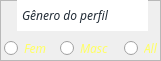
      <widget class="QFrame" name="frame_7">
       <property name="geometry">
        <rect>
         <x>240</x>
         <y>170</y>
         <width>161</width>
         <height>61</height>
        </rect>
       </property>
       <property name="frameShape">
        <enum>QFrame::StyledPanel</enum>
       </property>
       <property name="frameShadow">
        <enum>QFrame::Raised</enum>
       </property>
       <widget class="QLabel" name="label_8">
        <property name="geometry">
         <rect>
          <x>17</x>
          <y>0</y>
          <width>131</width>
          <height>31</height>
         </rect>
        </property>
        <property name="font">
         <font>
          <family>Cocogoose Pro</family>
          <pointsize>9</pointsize>
          <italic>true</italic>
         </font>
        </property>
        <property name="styleSheet">
         <string notr="true">color: rgb(35,45,55);
background-color: rgb(255, 255, 255);</string>
        </property>
        <property name="text">
         <string>Gênero do perfil</string>
        </property>
        <property name="indent">
         <number>5</number>
        </property>
       </widget>
       <widget class="QRadioButton" name="radGenMasc">
        <property name="geometry">
         <rect>
          <x>60</x>
          <y>40</y>
          <width>61</width>
          <height>16</height>
         </rect>
        </property>
        <property name="font">
         <font>
          <family>Cocogoose Pro</family>
          <pointsize>9</pointsize>
          <italic>true</italic>
          <underline>false</underline>
          <stylestrategy>PreferDefault</stylestrategy>
         </font>
        </property>
        <property name="layoutDirection">
         <enum>Qt::LeftToRight</enum>
        </property>
        <property name="autoFillBackground">
         <bool>false</bool>
        </property>
        <property name="styleSheet">
         <string notr="true">color: rgb(255, 255, 100);</string>
        </property>
        <property name="text">
         <string comment="10">Masc</string>
        </property>
       </widget>
       <widget class="QRadioButton" name="radGenFem">
        <property name="geometry">
         <rect>
          <x>4</x>
          <y>40</y>
          <width>51</width>
          <height>16</height>
         </rect>
        </property>
        <property name="font">
         <font>
          <family>Cocogoose Pro</family>
          <pointsize>9</pointsize>
          <italic>true</italic>
          <underline>false</underline>
          <stylestrategy>PreferDefault</stylestrategy>
         </font>
        </property>
        <property name="layoutDirection">
         <enum>Qt::LeftToRight</enum>
        </property>
        <property name="autoFillBackground">
         <bool>false</bool>
        </property>
        <property name="styleSheet">
         <string notr="true">color: rgb(255, 255, 100);</string>
        </property>
        <property name="text">
         <string comment="0">Fem</string>
        </property>
       </widget>
       <widget class="QRadioButton" name="radGenAll">
        <property name="geometry">
         <rect>
          <x>124</x>
          <y>40</y>
          <width>51</width>
          <height>16</height>
         </rect>
        </property>
        <property name="font">
         <font>
          <family>Cocogoose Pro</family>
          <pointsize>9</pointsize>
          <italic>true</italic>
          <underline>false</underline>
          <stylestrategy>PreferDefault</stylestrategy>
         </font>
        </property>
        <property name="layoutDirection">
         <enum>Qt::LeftToRight</enum>
        </property>
        <property name="autoFillBackground">
         <bool>false</bool>
        </property>
        <property name="styleSheet">
         <string notr="true">color: rgb(255, 255, 100);</string>
        </property>
        <property name="text">
         <string>All</string>
        </property>
       </widget>
      </widget>
